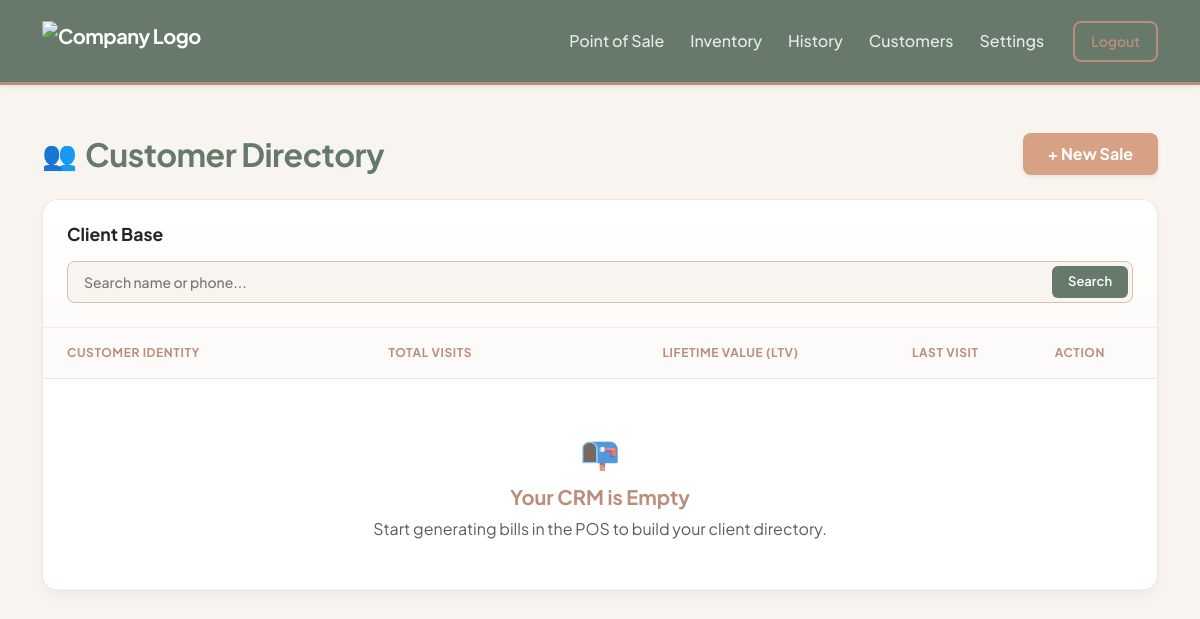
The app's page /billing/customers (signed in), older data.
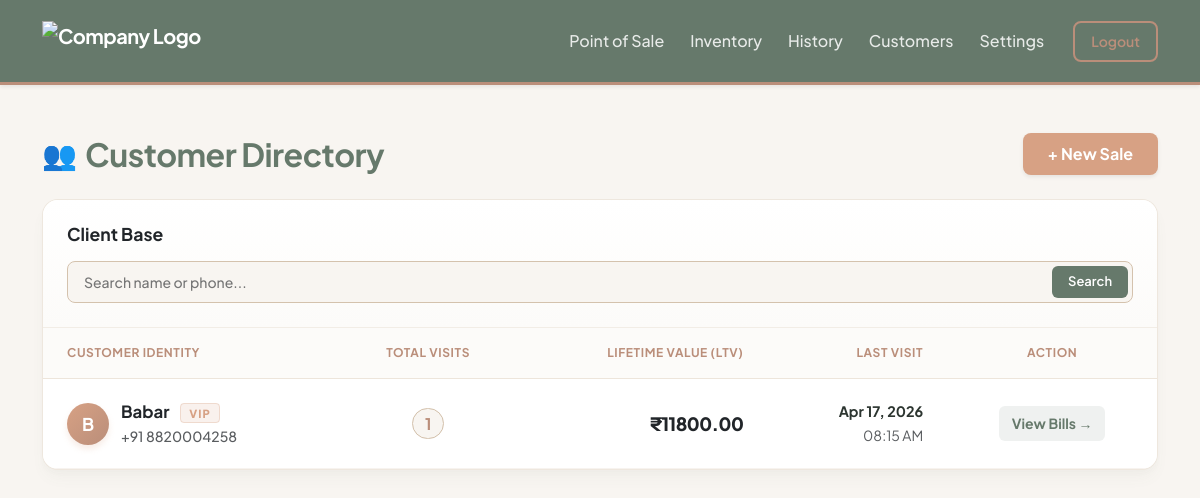
The same page, newer data.
### core/models.py (models this page shows)
class Customer(db.Model):
    __tablename__ = 'customers'
    id = db.Column(db.Integer, primary_key=True)
    company_id = db.Column(db.Integer, db.ForeignKey('companies.id'), nullable=False) # ISOLATION
    name = db.Column(db.String(100), nullable=False)
    phone_number = db.Column(db.String(15), nullable=False) # Removed unique=True so diff companies can have same customer
    created_at = db.Column(db.DateTime, default=datetime.utcnow)
    invoices = db.relationship('Invoice', backref='customer', lazy=True)

### core/billing/routes.py (the view, shortened to what this page needs)
@billing_bp.route('/customers')
def customers_directory():
    company_id = session.get('company_id')
    if not company_id:
        flash("Please log in to view your customers.", "warning")
        return redirect(url_for('auth.login'))
    page = request.args.get('page', 1, type=int)
    search_query = request.args.get('search', '').strip()
    query = db.session.query(
        Customer,
        func.count(Invoice.id).label('total_visits'),
        func.sum(Invoice.grand_total).label('lifetime_value'),
        func.max(Invoice.created_at).label('last_visit')
    ).join(Invoice, Customer.id == Invoice.customer_id) \
     .filter(Invoice.company_id == company_id) \
     .group_by(Customer.id)
    pagination = query.order_by(func.max(Invoice.created_at).desc()).paginate(page=page, per_page=10)
    return render_template(
        'billing/customers.html',
        pagination=pagination,
        search_query=search_query
    )

### core/templates/billing/customers.html (shortened to what the changed rows need)
{% extends "base.html" %}
{% block content %}
<div class="row mt-4 mb-4">
    <div class="col-12 d-flex justify-content-between align-items-center">
        <div class="d-flex align-items-center">
            <h2 class="fw-bold mb-0" style="color: var(--color-sage); letter-spacing: -0.5px;">Customer Directory</h2>
        </div>
    </div>
</div>
<div class="panel-card mb-5">
    <div class="table-responsive">
        <table class="table crm-table">
            <thead>
                <tr>
                    <th>Customer Identity</th>
                    <th class="text-center">Total Visits</th>
                    <th class="text-end">Lifetime Value (LTV)</th>
                    <th class="text-end">Last Visit</th>
                    <th class="text-center">Action</th>
                </tr>
            </thead>
            <tbody>
                {% for customer, total_visits, lifetime_value, last_visit in pagination.items %}
                <tr>
                    <td>
                        <div class="d-flex align-items-center">
                            <div class="avatar-circle">{{ customer.name[0]|upper }}</div>
                            <div>
                                <strong class="text-dark" style="font-size: 1.05rem;">{{ customer.name }}</strong>
                                {% if lifetime_value > 10000 or total_visits > 3 %}
                                    <span class="badge-vip">VIP</span>
                                {% endif %}
                                <br>
                                <small class="text-muted fw-medium">+91 {{ customer.phone_number }}</small>
                            </div>
                        </div>
                    </td>
                    <td class="text-center">
                        <span style="background: #F8F5F1; color: var(--color-taupe); padding: 4px 12px; border-radius: 50px; font-weight: 700; border: 1px solid var(--color-sand);">
                            {{ total_visits }}
                        </span>
                    </td>
                    <td class="text-end ltv-text">
                        ₹{{ "%.2f"|format(lifetime_value) }}
                    </td>
                    <td class="text-end">
                        <div class="fw-bold" style="color: var(--text-dark); font-size: 0.9rem;">{{ last_visit.strftime('%b %d, %Y') }}</div>
                        <small class="text-muted">{{ last_visit.strftime('%I:%M %p') }}</small>
                    </td>
                    <td class="text-center">
                        <a href="/billing/history?search={{ customer.phone_number }}" class="btn btn-sm text-sage fw-bold" style="background: rgba(102, 121, 107, 0.1); border-radius: 6px; padding: 6px 12px;">
                            View Bills →
                        </a>
                    </td>
                </tr>
                {% else %}
                <tr>
                    <td colspan="5" class="text-center py-5 text-muted">
                        <div style="font-size: 2rem; margin-bottom: 10px;">📭</div>
                        {% if search_query %}
                            <h5 class="fw-bold text-taupe">No Customers Found</h5>
                            <p class="mb-0">Try a different name or phone number.</p>
                        {% else %}
                            <h5 class="fw-bold text-taupe">Your CRM is Empty</h5>
                            <p class="mb-0">Start generating bills in the POS to build your client directory.</p>
                        {% endif %}
                    </td>
                </tr>
                {% endfor %}
            </tbody>
        </table>
    </div>
</div>
{% endblock %}

Row changes from the older to the newer data that the page shows:
added Customer: name "B", name "Babar", phone_number "8820004258", total_visits "1", lifetime_value "11800.00", strftime "Apr 17, 2026", strftime "08:15 AM"
Text that changed along with them:
text no longer shown: "📭 Your CRM is Empty Start generating bills in the POS to build your client directory."
